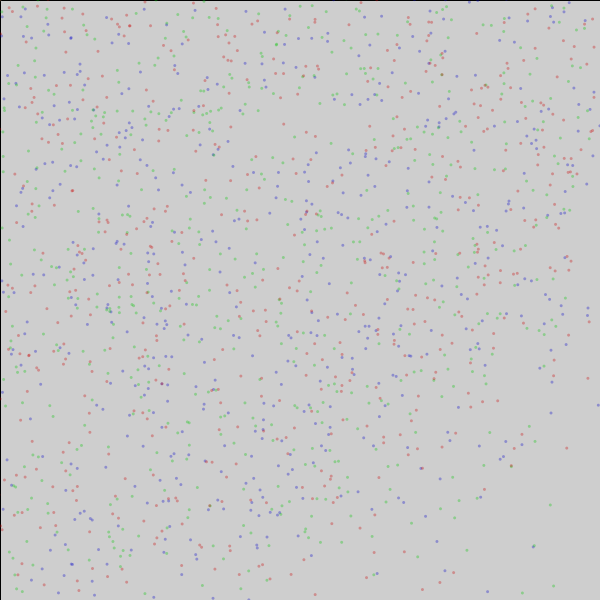
Frame 1 (no input)
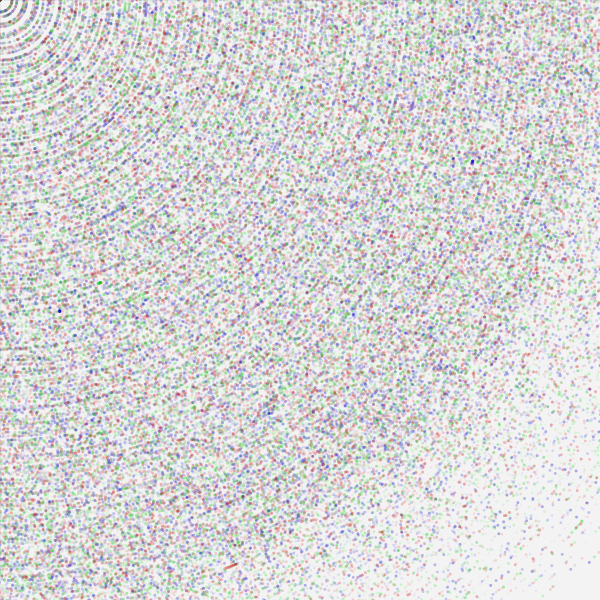
Frame 60 (the mouse pressed at the canvas centre just before this capture)
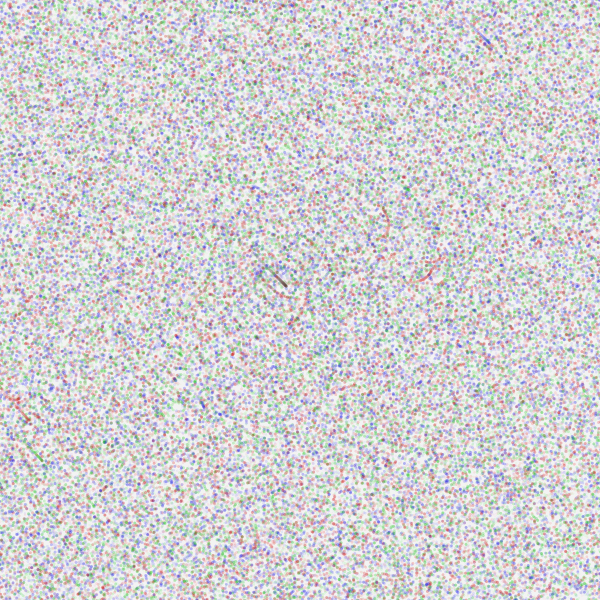
Frame 120 (the mouse held since frame 60 and released just before this capture)

The Processing sketch that drew these frames (run headless with seeded random() and noise(); from frame 60 on, the mouse is pressed at the canvas centre):

// Processing sketch: processing_50090
// ── processing_50090.pde

float angle = 0.0;
int colorR = 200;
int colorB = 200;
int colorY = 200;
float x = 0.0;
float y = 0.0;
float easing = 0.05;

void setup() {
  size(600, 600);
  smooth();
}

void draw() {
  fill(255, 10);
  rect(0,0, 600,600);
  float targetX = mouseX;
  float targetY = mouseY;
  
  x+= (targetX -x) * easing;
  y+= (targetY -y) * easing;
  
  translate(x, y);
  
  colorR += random(-2, 3);
  colorB += random(-2, 3);
  colorY += random(-2, 3);
  
  for (int i=0; i<width; i+=12) {
    for (int j=0; j<height; j+=12) {
      rotate(angle);
      noStroke();
      //fill(colorB, colorR, colorY, 100);
      fill(0, 0, colorY, 80);
      ellipse(i, j, 3, 3);
      angle += .1;
    }
  }
   for (int i=0; i<width; i+=12) {
    for (int j=0; j<height; j+=12) {
      rotate(angle);
      noStroke();
      //fill(colorY, colorB, colorR, 100);
      fill(0, colorB, 0, 80);
      ellipse(i, j, 3, 3);
      angle += .1;
    }
  }
   for (int i=0; i<width; i+=12) {
    for (int j=0; j<height; j+=12) {
      rotate(angle);
      noStroke();
      //fill(colorR, colorY, colorB, 100);
      fill(colorR, 0, 0, 80);
      ellipse(i, j, 3, 3);
      angle += .1;
    }
  }
}
